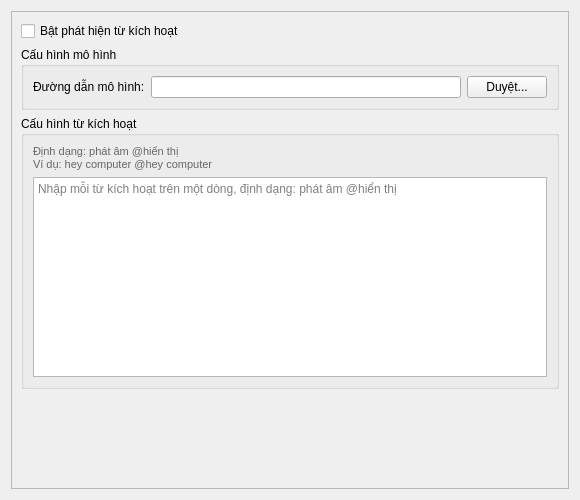
<?xml version="1.0" encoding="UTF-8"?>
<ui version="4.0">
 <class>WakeWordWidget</class>
 <widget class="QWidget" name="WakeWordWidget">
  <property name="geometry">
   <rect>
    <x>0</x>
    <y>0</y>
    <width>580</width>
    <height>500</height>
   </rect>
  </property>
  <property name="windowTitle">
   <string>Từ kích hoạt</string>
  </property>
  <layout class="QVBoxLayout" name="verticalLayout">
   <item>
    <widget class="QScrollArea" name="scrollArea">
     <property name="widgetResizable">
      <bool>true</bool>
     </property>
     <widget class="QWidget" name="scrollAreaWidgetContents">
      <property name="geometry">
       <rect>
        <x>0</x>
        <y>0</y>
        <width>578</width>
        <height>480</height>
       </rect>
      </property>
      <layout class="QVBoxLayout" name="contentLayout">
       <item>
        <widget class="QCheckBox" name="use_wake_word_check">
         <property name="text">
          <string>Bật phát hiện từ kích hoạt</string>
         </property>
        </widget>
       </item>
       <item>
        <widget class="QGroupBox" name="model_group">
         <property name="title">
          <string>Cấu hình mô hình</string>
         </property>
         <layout class="QFormLayout" name="modelLayout">
          <item row="0" column="0">
           <widget class="QLabel" name="label_model_path">
            <property name="text">
             <string>Đường dẫn mô hình:</string>
            </property>
           </widget>
          </item>
          <item row="0" column="1">
           <layout class="QHBoxLayout" name="model_path_layout">
            <item>
             <widget class="QLineEdit" name="model_path_edit"/>
            </item>
            <item>
             <widget class="QPushButton" name="model_path_btn">
              <property name="text">
               <string>Duyệt...</string>
              </property>
             </widget>
            </item>
           </layout>
          </item>
         </layout>
        </widget>
       </item>
       <item>
        <widget class="QGroupBox" name="keywords_group">
         <property name="title">
          <string>Cấu hình từ kích hoạt</string>
         </property>
         <layout class="QVBoxLayout" name="keywords_layout">
          <item>
           <widget class="QLabel" name="keywords_help">
            <property name="text">
             <string>Định dạng: phát âm @hiển thị
Ví dụ: hey computer @hey computer</string>
            </property>
            <property name="styleSheet">
             <string>color: #666666; font-size: 11px;</string>
            </property>
           </widget>
          </item>
          <item>
           <widget class="QTextEdit" name="wake_words_edit">
            <property name="minimumSize">
             <size>
              <width>0</width>
              <height>200</height>
             </size>
            </property>
            <property name="placeholderText">
             <string>Nhập mỗi từ kích hoạt trên một dòng, định dạng: phát âm @hiển thị</string>
            </property>
           </widget>
          </item>
         </layout>
        </widget>
       </item>
       <item>
        <spacer name="verticalSpacer">
         <property name="orientation">
          <enum>Qt::Vertical</enum>
         </property>
         <property name="sizeHint" stdset="0">
          <size>
           <width>20</width>
           <height>40</height>
          </size>
         </property>
        </spacer>
       </item>
      </layout>
     </widget>
    </widget>
   </item>
  </layout>
 </widget>
 <resources/>
 <connections/>
</ui>
